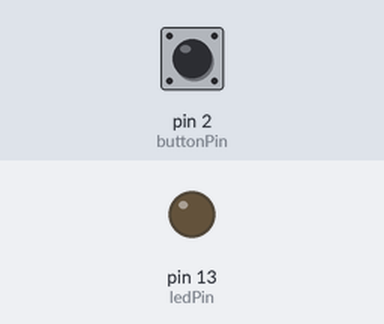
Bench run of a sketch on a simulated Arduino Uno, built with avr-gcc and run on an emulated ATmega328P. Shown: output pins drawn as LEDs (lit = HIGH). Inputs (shaded band) come from the test bench; at power-on: pin 2 (buttonPin) HIGH. What the sketch prints to the serial monitor is not drawn.

Above: at 1.2 s.
1.3 s: pin 2 (buttonPin) pulled LOW for 0.15 s
At 1.38 s:
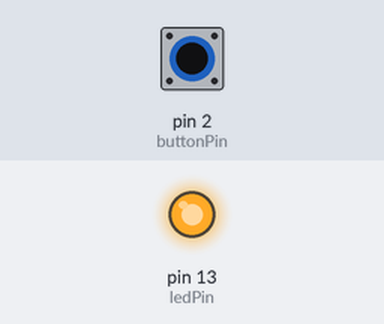
2.9 s: pin 2 (buttonPin) pulled LOW for 3.2 s
At 7.2 s:
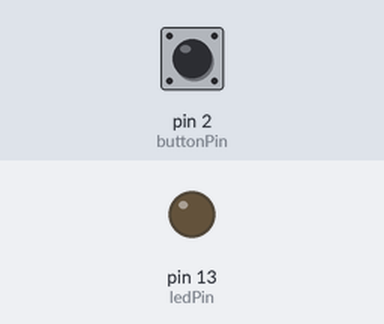
Timing chart, 0 to 8.7 s (numbered marks = the images above; inputs shaded):
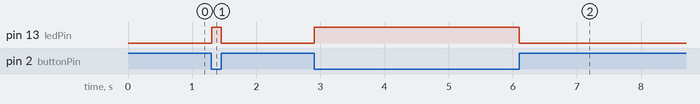

Measured:
- after the input at 1.3 s, pin 13 (ledPin): LOW → HIGH at once, → LOW 0.15 s later
- after the input at 2.9 s, pin 13 (ledPin): LOW → HIGH at once, → LOW 3.2 s later

The sketch:

Natalie_L4_Pull-Up.ino
```cpp
// C++ code
//

int buttonPin=2;
int ledPin=13;

void setup()
{
  pinMode(buttonPin,INPUT_PULLUP); //configures the internal pull-up resistor to the pushbutton input
  pinMode(ledPin,OUTPUT);

  Serial.begin(9600);
}

void loop()
{

  int sensorValue = digitalRead(buttonPin);
  Serial.println(sensorValue);
  //collects input from button and displays it (1 <- default or 0?)

  //if button displays default (1), then turn off LED
  if (sensorValue == HIGH) {
    digitalWrite(13,LOW);

  }

  //if button doesn't display default (1), then turn on LED
  else {
    digitalWrite(13,HIGH);
  }

}
```
